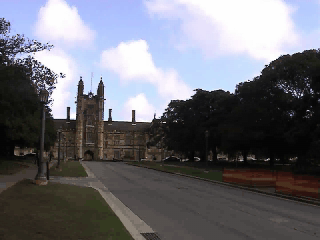
#> input picture frame 0 of COMP3419-W04-Student-Code/COMP3419-W04-Lab-Files/W4LabData/Quadrangle.mov, 320 x 240 px, given in place of monkey.avi, which was not available
$ jupyter execute --allow-errors week04_video_compositing.ipynb   (text cells are left out)
#> lines starting #> are read from the running program, lines starting #| are printed output that depends on the picture; after the words box and inside, x2 and y2 are one past the last pixel; in counts of white or black regions, pixels touching at a corner belong together; pictures that were not available may be replaced by others from this repository, and a replacement may not be noted
### COMP3419-W04-Student-Code/COMP3419-W04-Lab-Files/video_compositing.py
"""Week 4 video compositing utilities.

The functions in this module deliberately operate on one frame at a time.  A
complete video can therefore be processed without writing an intermediate
directory of TIFF images or keeping every frame in memory.
"""

from __future__ import annotations

from dataclasses import dataclass
from pathlib import Path
from typing import Sequence

import cv2
import numpy as np
from numpy.typing import NDArray


LAB_DIR = Path(__file__).resolve().parent
DATA_DIR = LAB_DIR / "W4LabData"
FOREGROUND_VIDEO = DATA_DIR / "monkey.avi"
BACKGROUND_VIDEO = DATA_DIR / "Quadrangle.mov"

Image = NDArray[np.uint8]


@dataclass(frozen=True)
class VideoInfo:
    """Metadata needed to process a video without hard-coded assumptions."""

    path: Path
    width: int
    height: int
    fps: float
    frame_count: int
    codec: str

    @property
    def duration_seconds(self) -> float:
        return self.frame_count / self.fps


@dataclass(frozen=True)
class BlueScreenKeyer:
    """Parameters for an HSV blue-screen key.

    OpenCV represents hue on [0, 179]. The supplied monkey video's blue screen
    is around 120 in that scale (approximately 240 degrees on a colour wheel).
    """

    lower_hsv: tuple[int, int, int] = (90, 45, 20)
    upper_hsv: tuple[int, int, int] = (140, 255, 255)
    morphology_radius: int = 2
    feather_radius: int = 2

    def __post_init__(self) -> None:
        if any(lo > hi for lo, hi in zip(self.lower_hsv, self.upper_hsv)):
            raise ValueError("Each lower HSV bound must be <= its upper bound")
        if self.morphology_radius < 0 or self.feather_radius < 0:
            raise ValueError("Morphology and feather radii must be non-negative")


@dataclass(frozen=True)
class CompositeReport:
    output_path: Path
    frames_written: int
    fps: float
    width: int
    height: int
    output_codec: str
    mean_screen_fraction: float


def _decode_fourcc(value: int) -> str:
    return "".join(chr((value >> (8 * index)) & 0xFF) for index in range(4)).strip()


def inspect_video(path: str | Path) -> VideoInfo:
    """Read and validate basic video metadata."""

    video_path = Path(path).expanduser().resolve()
    capture = cv2.VideoCapture(str(video_path))
    try:
        if not capture.isOpened():
            raise FileNotFoundError(f"Could not open video: {video_path}")
        width = int(round(capture.get(cv2.CAP_PROP_FRAME_WIDTH)))
        height = int(round(capture.get(cv2.CAP_PROP_FRAME_HEIGHT)))
        fps = float(capture.get(cv2.CAP_PROP_FPS))
        frame_count = int(round(capture.get(cv2.CAP_PROP_FRAME_COUNT)))
        codec = _decode_fourcc(int(capture.get(cv2.CAP_PROP_FOURCC)))
    finally:
        capture.release()

    if width <= 0 or height <= 0:
        raise ValueError(f"Invalid frame size reported for {video_path}")
    if not np.isfinite(fps) or fps <= 0:
        raise ValueError(f"Invalid frame rate reported for {video_path}: {fps}")
    if frame_count <= 0:
        raise ValueError(f"No frames reported for {video_path}")
    return VideoInfo(video_path, width, height, fps, frame_count, codec)


def blue_screen_mask(frame_bgr: Image, keyer: BlueScreenKeyer) -> Image:
    """Return a cleaned uint8 mask: 255 for screen pixels, 0 for foreground."""

    if frame_bgr.ndim != 3 or frame_bgr.shape[2] != 3:
        raise ValueError("Expected a BGR image with shape (height, width, 3)")
    hsv = cv2.cvtColor(frame_bgr, cv2.COLOR_BGR2HSV)
    mask = cv2.inRange(
        hsv,
        np.asarray(keyer.lower_hsv, dtype=np.uint8),
        np.asarray(keyer.upper_hsv, dtype=np.uint8),
    )
    if keyer.morphology_radius:
        size = 2 * keyer.morphology_radius + 1
        kernel = cv2.getStructuringElement(cv2.MORPH_ELLIPSE, (size, size))
        mask = cv2.morphologyEx(mask, cv2.MORPH_OPEN, kernel)
        mask = cv2.morphologyEx(mask, cv2.MORPH_CLOSE, kernel)
    return mask


def foreground_alpha(screen_mask: Image, feather_radius: int = 2) -> NDArray[np.float32]:
    """Convert a screen mask to a soft foreground alpha matte on [0, 1]."""

    if screen_mask.ndim != 2:
        raise ValueError("Expected a single-channel screen mask")
    alpha = 1.0 - screen_mask.astype(np.float32) / 255.0
    if feather_radius:
        size = 2 * feather_radius + 1
        alpha = cv2.GaussianBlur(alpha, (size, size), sigmaX=0)
    return np.clip(alpha, 0.0, 1.0)


def alpha_composite(foreground_bgr: Image, background_bgr: Image, alpha: NDArray) -> Image:
    """Vectorised Porter-Duff 'over' compositing for equally sized BGR frames."""

    if foreground_bgr.shape != background_bgr.shape:
        raise ValueError("Foreground and background frames must have the same shape")
    if alpha.shape != foreground_bgr.shape[:2]:
        raise ValueError("Alpha must match the frame height and width")
    alpha_3d = np.asarray(alpha, dtype=np.float32)[..., None]
    result = (
        foreground_bgr.astype(np.float32) * alpha_3d
        + background_bgr.astype(np.float32) * (1.0 - alpha_3d)
    )
    return np.clip(np.rint(result), 0, 255).astype(np.uint8)


def resize_to_cover(frame: Image, width: int, height: int) -> Image:
    """Resize and centre-crop a frame without changing its aspect ratio."""

    source_height, source_width = frame.shape[:2]
    scale = max(width / source_width, height / source_height)
    resized = cv2.resize(
        frame,
        (int(np.ceil(source_width * scale)), int(np.ceil(source_height * scale))),
        interpolation=cv2.INTER_LINEAR,
    )
    y0 = (resized.shape[0] - height) // 2
    x0 = (resized.shape[1] - width) // 2
    return resized[y0 : y0 + height, x0 : x0 + width]


def _codec_candidates(path: Path) -> Sequence[str]:
    suffix = path.suffix.lower()
    if suffix == ".avi":
        return ("MJPG", "XVID")
    if suffix in {".mp4", ".m4v", ".mov"}:
        return ("mp4v", "avc1")
    raise ValueError("Use an .mp4, .m4v, .mov, or .avi output filename")


def open_video_writer(
    path: str | Path,
    fps: float,
    size: tuple[int, int],
    codec: str | None = None,
) -> tuple[cv2.VideoWriter, str]:
    """Open a writer, using a container-appropriate fallback codec if needed."""

    output_path = Path(path).expanduser().resolve()
    default_candidates = _codec_candidates(output_path)
    if not np.isfinite(fps) or fps <= 0:
        raise ValueError("fps must be positive")
    if size[0] <= 0 or size[1] <= 0:
        raise ValueError("Video width and height must be positive")
    output_path.parent.mkdir(parents=True, exist_ok=True)
    candidates = (codec,) if codec is not None else default_candidates
    for candidate in candidates:
        if candidate is None or len(candidate) != 4:
            raise ValueError("A codec must be a four-character code")
        writer = cv2.VideoWriter(
            str(output_path),
            cv2.VideoWriter_fourcc(*candidate),
            fps,
            size,
        )
        if writer.isOpened():
            return writer, candidate
        writer.release()
    raise RuntimeError(
        f"Could not open a video writer for {output_path}; tried {', '.join(candidates)}"
    )


class _LoopingBackground:
    """Sequential, cached access to a background video on a looping timeline."""

    def __init__(self, info: VideoInfo) -> None:
        self.info = info
        self.capture = cv2.VideoCapture(str(info.path))
        if not self.capture.isOpened():
            raise FileNotFoundError(f"Could not open background video: {info.path}")
        self._index = -1
        self._frame: Image | None = None

    def close(self) -> None:
        self.capture.release()

    def frame_at(self, seconds: float) -> Image:
        if not np.isfinite(seconds) or seconds < 0:
            raise ValueError("seconds must be finite and non-negative")
        target = int(np.floor(seconds * self.info.fps)) % self.info.frame_count
        if target < self._index:
            self.capture.set(cv2.CAP_PROP_POS_FRAMES, 0)
            self._index = -1
            self._frame = None
        reset_attempted = False
        while self._index < target:
            ok, frame = self.capture.read()
            if not ok:
                if reset_attempted:
                    raise RuntimeError(
                        f"Could not decode background frame {target} "
                        f"from {self.info.path}"
                    )
                self.capture.set(cv2.CAP_PROP_POS_FRAMES, 0)
                self._index = -1
                self._frame = None
                reset_attempted = True
                continue
            self._index += 1
            self._frame = frame
        if self._frame is None:
            raise RuntimeError(f"Could not decode a frame from {self.info.path}")
        return self._frame


def composite_videos(
    foreground_path: str | Path,
    background_path: str | Path,
    output_path: str | Path,
    *,
    keyer: BlueScreenKeyer = BlueScreenKeyer(),
    max_frames: int | None = None,
    codec: str | None = None,
) -> CompositeReport:
    """Stream a keyed foreground over a looping, time-synchronised background."""

    foreground_info = inspect_video(foreground_path)
    background_info = inspect_video(background_path)
    fps = foreground_info.fps
    if max_frames is not None and max_frames <= 0:
        raise ValueError("max_frames must be positive or None")

    foreground = cv2.VideoCapture(str(foreground_info.path))
    if not foreground.isOpened():
        raise FileNotFoundError(
            f"Could not reopen foreground video: {foreground_info.path}"
        )
    background: _LoopingBackground | None = None
    writer: cv2.VideoWriter | None = None
    try:
        background = _LoopingBackground(background_info)
        writer, chosen_codec = open_video_writer(
            output_path,
            fps,
            (foreground_info.width, foreground_info.height),
            codec,
        )
    except Exception:
        foreground.release()
        if background is not None:
            background.close()
        raise
    assert background is not None and writer is not None

    frames_written = 0
    screen_fraction_sum = 0.0
    frames_to_write = (
        foreground_info.frame_count
        if max_frames is None
        else min(max_frames, foreground_info.frame_count)
    )
    try:
        while frames_written < frames_to_write:
            ok, foreground_frame = foreground.read()
            if not ok:
                raise RuntimeError(
                    "Foreground ended before its reported frame count: "
                    f"{foreground_info.path} (decoded {frames_written}, "
                    f"expected {frames_to_write})"
                )
            source_time = frames_written / foreground_info.fps
            background_frame = resize_to_cover(
                background.frame_at(source_time),
                foreground_info.width,
                foreground_info.height,
            )
            screen_mask = blue_screen_mask(foreground_frame, keyer)
            alpha = foreground_alpha(screen_mask, keyer.feather_radius)
            writer.write(alpha_composite(foreground_frame, background_frame, alpha))
            screen_fraction_sum += float(np.mean(screen_mask > 0))
            frames_written += 1
    finally:
        foreground.release()
        background.close()
        writer.release()

    if frames_written == 0:
        raise RuntimeError("No output frames were written")
    report = CompositeReport(
        Path(output_path).expanduser().resolve(),
        frames_written,
        fps,
        foreground_info.width,
        foreground_info.height,
        chosen_codec,
        screen_fraction_sum / frames_written,
    )
    validate_video(
        report.output_path,
        expected_frames=frames_written,
        expected_fps=fps,
        expected_size=(foreground_info.width, foreground_info.height),
    )
    return report


# [52 lines left out: function validate_video, not called in this run]


def sample_rgb_frames(path: str | Path, count: int = 4) -> list[tuple[int, Image]]:
    """Return evenly spaced RGB frames for notebook-safe Matplotlib previews."""

    if count <= 0:
        raise ValueError("count must be positive")
    info = inspect_video(path)
    indices = np.linspace(0, info.frame_count - 1, min(count, info.frame_count), dtype=int)
    capture = cv2.VideoCapture(str(info.path))
    samples: list[tuple[int, Image]] = []
    try:
        for index in indices:
            capture.set(cv2.CAP_PROP_POS_FRAMES, int(index))
            ok, frame = capture.read()
            if not ok:
                raise RuntimeError(f"Could not decode frame {index} from {info.path}")
            samples.append((int(index), cv2.cvtColor(frame, cv2.COLOR_BGR2RGB)))
    finally:
        capture.release()
    return samples


def plot_samples(path: str | Path, count: int = 4) -> None:
    """Display representative frames inline; this never opens GUI windows."""

    from matplotlib import pyplot as plt

    samples = sample_rgb_frames(path, count)
    figure, axes = plt.subplots(1, len(samples), figsize=(4 * len(samples), 3))
    axes_array = np.atleast_1d(axes)
    for axis, (index, frame) in zip(axes_array, samples):
        axis.imshow(frame)
        axis.set_title(f"frame {index}")
        axis.axis("off")
    figure.tight_layout()

### COMP3419-W04-Student-Code/COMP3419-W04-Lab-Files/week04_video_compositing.ipynb
[cell 1]
from pathlib import Path
import sys

import cv2
import matplotlib.pyplot as plt
import numpy as np
from IPython.display import Video, display

candidates = [
    Path.cwd(),
    Path.cwd() / "COMP3419-W04-Lab-Files",
]
WEEK_DIR = next((path for path in candidates if (path / "video_compositing.py").is_file()), None)
if WEEK_DIR is None:
    raise FileNotFoundError("Run this notebook from its folder or the repository root")
sys.path.insert(0, str(WEEK_DIR.resolve()))

from video_compositing import (
    BACKGROUND_VIDEO,
    FOREGROUND_VIDEO,
    BlueScreenKeyer,
    alpha_composite,
    blue_screen_mask,
    composite_videos,
    foreground_alpha,
    inspect_video,
    plot_samples,
    resize_to_cover,
    validate_video,
)

[cell 2]
foreground_info = inspect_video(FOREGROUND_VIDEO)
background_info = inspect_video(BACKGROUND_VIDEO)
foreground_info, background_info

[cell 3]
plot_samples(FOREGROUND_VIDEO, count=3)
#> the loop in sample_rgb_frames, `for index in indices:` made 3 passes
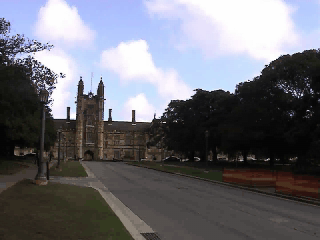
#> input picture frame 0 of COMP3419-W04-Student-Code/COMP3419-W04-Lab-Files/W4LabData/Quadrangle.mov, 320 x 240 px, given in place of monkey.avi, which was not available
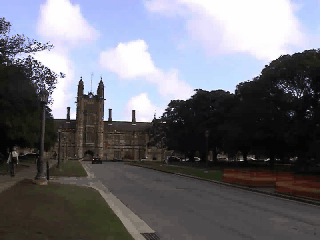
#> input picture frame 96 of COMP3419-W04-Student-Code/COMP3419-W04-Lab-Files/W4LabData/Quadrangle.mov, 320 x 240 px, given in place of monkey.avi, which was not available
#> pass 3, in sample_rgb_frames, `ok, frame = capture.read()`:
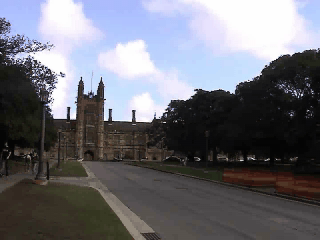
#> frame: shape (240, 320, 3); mean B, G, R 117.5, 109.9, 109.4
#> after the loop in sample_rgb_frames, `for index in indices:`: samples = 3 items
#> (the call stopped at in plot_samples, `figure, axes = plt.subplots(1, len(samples), figsize=(4 * len(samples)..`: IPython is not available in this run)
plot_samples(BACKGROUND_VIDEO, count=3)
#> (the call stopped at in plot_samples, `figure, axes = plt.subplots(1, len(samples), figsize=(4 * len(samples)..`: IPython is not available in this run)

[cell 4]
# Safe starting point; edit these values for the checkpoint.
keyer = BlueScreenKeyer(
    lower_hsv=(90, 45, 20),
    upper_hsv=(140, 255, 255),
    morphology_radius=2,
    feather_radius=2,
)
keyer

[cell 5]
fg_capture = cv2.VideoCapture(str(FOREGROUND_VIDEO))
bg_capture = cv2.VideoCapture(str(BACKGROUND_VIDEO))
fg_capture.set(cv2.CAP_PROP_POS_FRAMES, 100)
ok_fg, foreground_bgr = fg_capture.read()
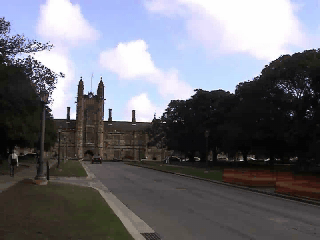
#> input picture frame 100 of COMP3419-W04-Student-Code/COMP3419-W04-Lab-Files/W4LabData/Quadrangle.mov, 320 x 240 px, given in place of monkey.avi, which was not available
#> foreground_bgr is the input picture: shape (240, 320, 3); mean B, G, R 117.1, 109.6, 109.2
ok_bg, background_bgr = bg_capture.read()
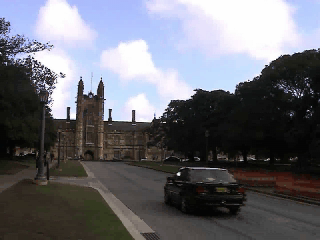
#> input picture frame 19 of COMP3419-W04-Student-Code/COMP3419-W04-Lab-Files/W4LabData/Quadrangle.mov, 320 x 240 px
#> background_bgr is the input picture: shape (240, 320, 3); mean B, G, R 114.5, 107.3, 106.6
fg_capture.release()
bg_capture.release()
if not (ok_fg and ok_bg):
    raise RuntimeError("Could not decode preview frames")

background_bgr = resize_to_cover(
    background_bgr, foreground_bgr.shape[1], foreground_bgr.shape[0]
)
screen_mask = blue_screen_mask(foreground_bgr, keyer)
#> in blue_screen_mask, `mask = cv2.inRange( hsv, np.asarray(keyer.lower_hsv, dtype=np.uint8), ..`:
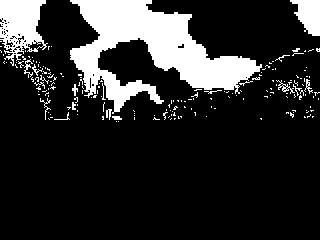
#> mask: shape (240, 320); 17% white; 186 white regions (168 under 20 px), largest, box (x1, y1, x2, y2) and area: (70, 0, 262, 114) 9188, (0, 0, 48, 66) 1912, (290, 0, 320, 36) 716
#> in blue_screen_mask, `kernel = cv2.getStructuringElement(cv2.MORPH_ELLIPSE, (size, size))`: kernel = [[0, 0, 1, 0, 0], [1, 1, 1, 1, 1], [1, 1, 1, 1, 1], [1, 1, 1, 1, 1], [0, 0, 1, 0, 0]]
alpha = foreground_alpha(screen_mask, keyer.feather_radius)
#> in foreground_alpha, `alpha = cv2.GaussianBlur(alpha, (size, size), sigmaX=0)`:
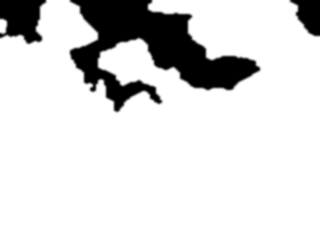
#> alpha: shape (240, 320) float32; min 0, max 1, mean 0.854
composite_bgr = alpha_composite(foreground_bgr, background_bgr, alpha)

#> (the rest of this cell did not finish here and is left out)

[cell 6]
OUTPUT_DIR = WEEK_DIR / "outputs"
OUTPUT_VIDEO = OUTPUT_DIR / "w4_composite.mp4"
MAX_FRAMES = 75  # TODO: set to None after checking the preview

report = composite_videos(
    FOREGROUND_VIDEO,
    BACKGROUND_VIDEO,
    OUTPUT_VIDEO,
    keyer=keyer,
    max_frames=MAX_FRAMES,
)
#> in composite_videos, `fps = foreground_info.fps`: fps = 10
#> in composite_videos, `writer, chosen_codec = open_video_writer( output_path, fps, (foregroun..`: chosen_codec = 'mp4v'
#> in composite_videos, `frames_to_write = ( foreground_info.frame_count if max_frames is None ..`: frames_to_write = 75
#> in composite_videos, `source_time = frames_written / foreground_info.fps`: source_time = 0
#> in blue_screen_mask (call 2), `mask = cv2.inRange( hsv, np.asarray(keyer.lower_hsv, dtype=np.uint8), ..`:
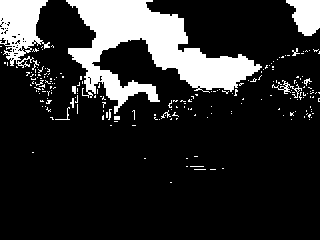
#> mask: shape (240, 320); 16.6% white; 206 white regions (193 under 20 px), largest, box (x1, y1, x2, y2) and area: (66, 0, 262, 114) 8797, (0, 0, 50, 68) 2033, (286, 0, 320, 36) 867
#> in blue_screen_mask (call 2), `mask = cv2.morphologyEx(mask, cv2.MORPH_OPEN, kernel)`:
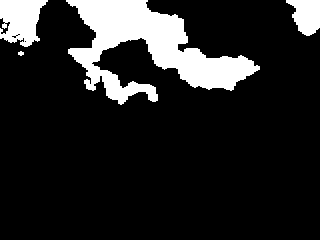
#> mask: shape (240, 320); 14.3% white; 4 white regions, box (x1, y1, x2, y2) and area: (66, 0, 260, 105) 8521, (0, 0, 48, 47) 1585, (286, 0, 320, 36) 859, (18, 51, 24, 56) 22
#> in blue_screen_mask (call 2), `mask = cv2.morphologyEx(mask, cv2.MORPH_CLOSE, kernel)`:
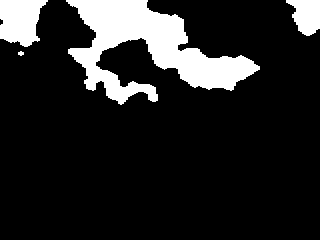
#> mask: shape (240, 320); 14.5% white; 4 white regions, box (x1, y1, x2, y2) and area: (66, 0, 260, 105) 8609, (0, 0, 48, 47) 1667, (286, 0, 320, 36) 860, (18, 51, 24, 56) 22
#> call 2 of foreground_alpha, with feather_radius = 2
#> in foreground_alpha (call 2), `alpha = cv2.GaussianBlur(alpha, (size, size), sigmaX=0)`:
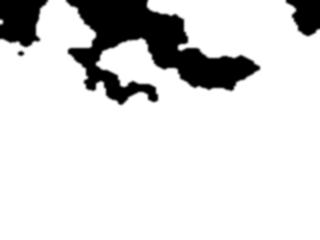
#> alpha: shape (240, 320) float32; min 0, max 1, mean 0.855
#> in composite_videos, `screen_fraction_sum += float(np.mean(screen_mask > 0))`: screen_fraction_sum = 0.145
report

[cell 7]
display(Video(str(OUTPUT_VIDEO), embed=True, width=720))
plot_samples(OUTPUT_VIDEO, count=4)

[cell 8]
validated = validate_video(
    OUTPUT_VIDEO,
    expected_frames=report.frames_written,
    expected_fps=report.fps,
    expected_size=(report.width, report.height),
)
assert 0.0 < report.mean_screen_fraction < 1.0
validated

$ run again, starting later in the video
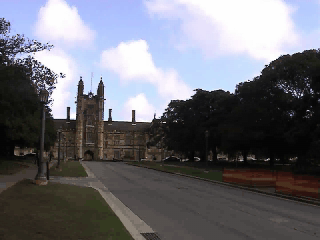
#> input picture frame 0 of COMP3419-W04-Student-Code/COMP3419-W04-Lab-Files/W4LabData/Quadrangle.mov, 320 x 240 px, given in place of monkey.avi, which was not available
#> the loop in sample_rgb_frames, `for index in indices:` made 3 passes
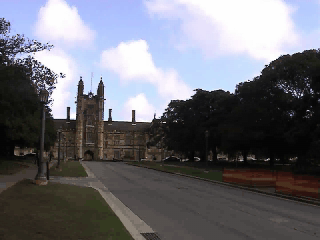
#> input picture frame 0 of COMP3419-W04-Student-Code/COMP3419-W04-Lab-Files/W4LabData/Quadrangle.mov, 320 x 240 px, given in place of monkey.avi, which was not available
#> after the loop in sample_rgb_frames, `for index in indices:`: samples = 3 items
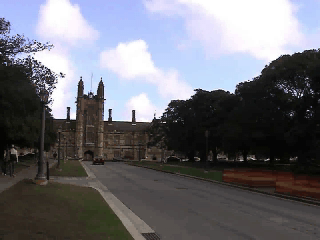
#> input picture frame 87 of COMP3419-W04-Student-Code/COMP3419-W04-Lab-Files/W4LabData/Quadrangle.mov, 320 x 240 px
#> background_bgr is the input picture: shape (240, 320, 3); mean B, G, R 116.6, 109.5, 109.1
#> hsv: shape (240, 320, 3); mean H, S, V 70.5, 40.4, 122.1
#> kernel = [[0, 0, 1, 0, 0], [1, 1, 1, 1, 1], [1, 1, 1, 1, 1], [1, 1, 1, 1, 1], [0, 0, 1, 0, 0]]
#> in composite_videos, `fps = foreground_info.fps`: fps = 10
#> chosen_codec = 'mp4v'
#> frames_to_write = 75
#> source_time = 0
#> hsv: shape (240, 320, 3); mean H, S, V 55.7, 43.2, 121.9
#> in foreground_alpha (call 2), `alpha = cv2.GaussianBlur(alpha, (size, size), sigmaX=0)`:
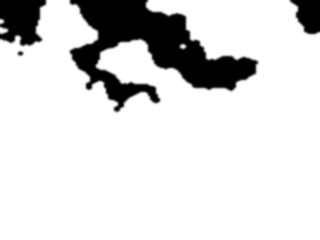
#> alpha: shape (240, 320) float32; min 0, max 1, mean 0.855
#> screen_fraction_sum = 0.145
